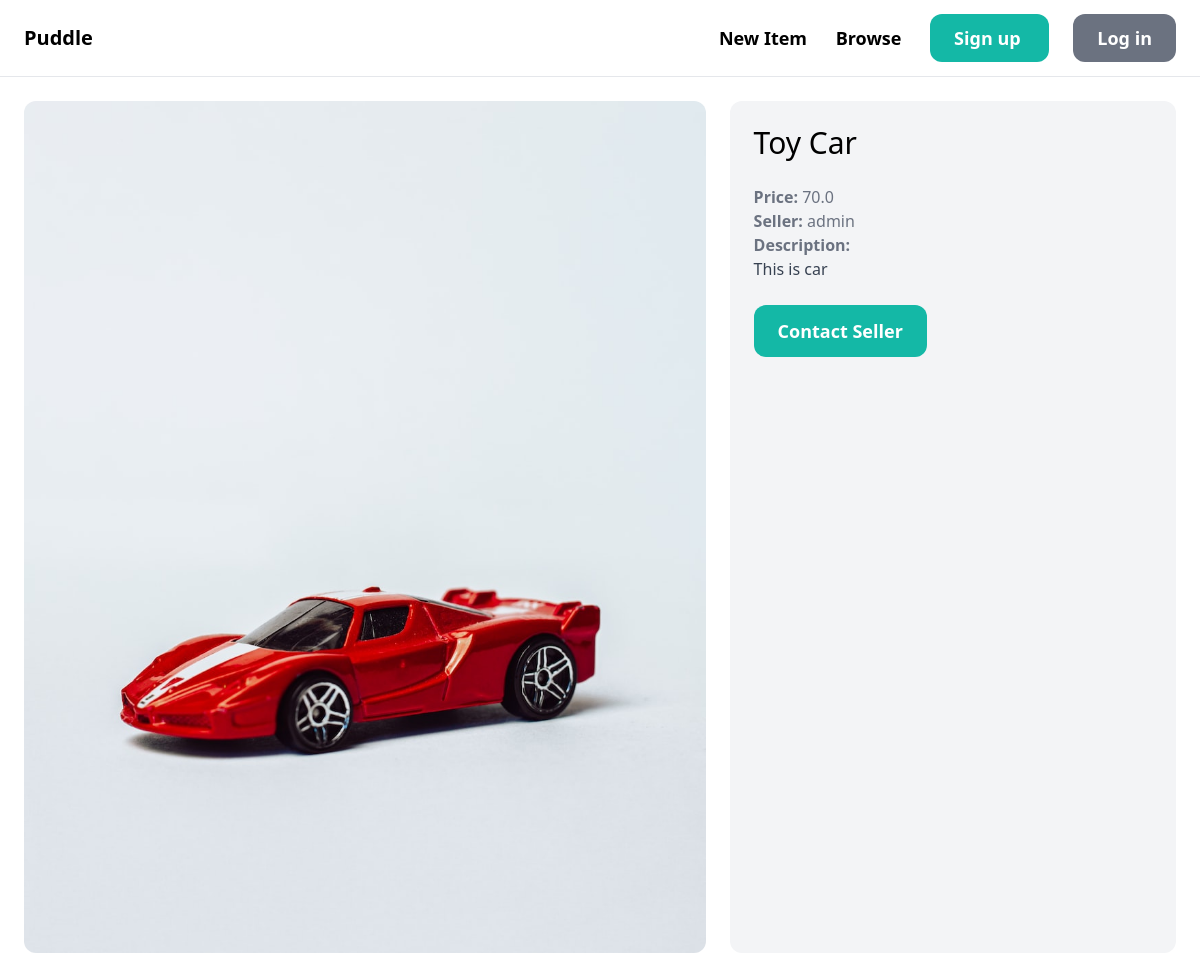
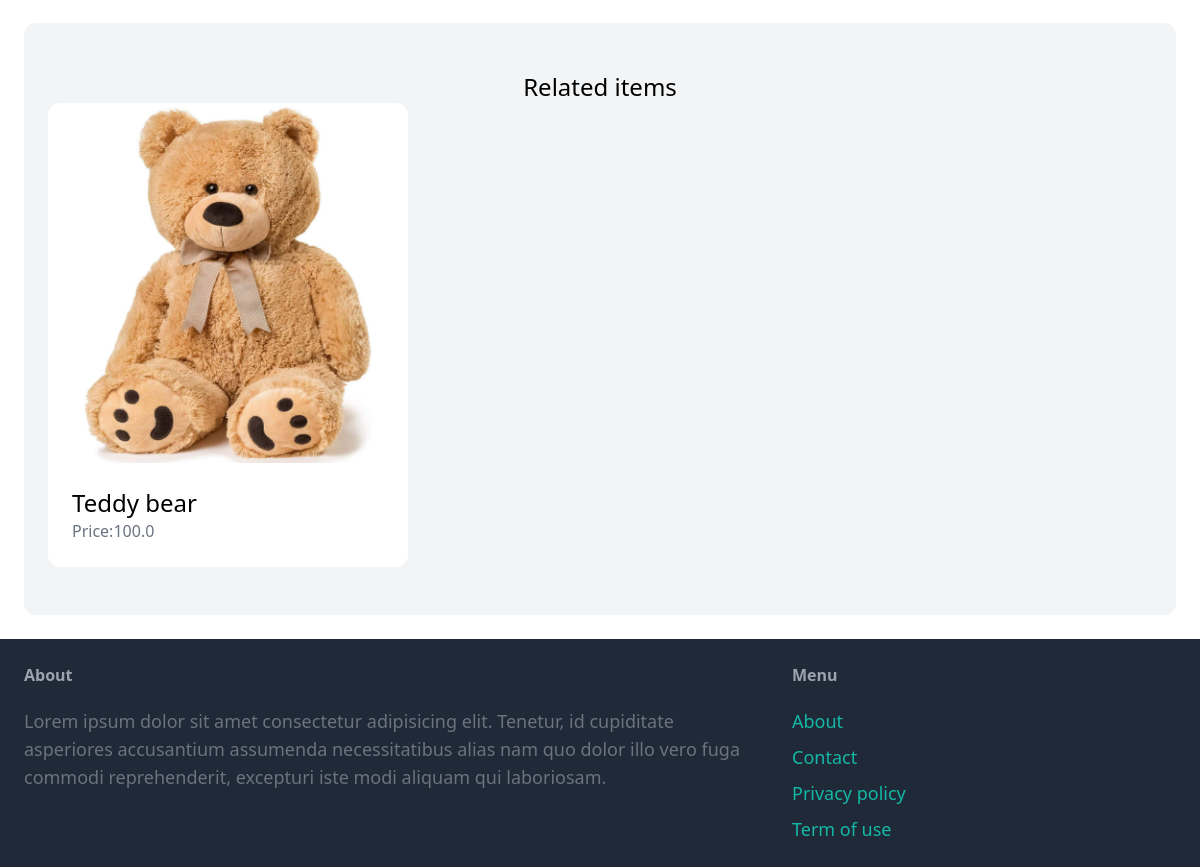
Screenshot of /items/3/ with the database file from the repository (2 pictures, top to bottom).
### item/models.py (models this page shows, shortened)
class Item(models.Model):
    category = models.ForeignKey(
        Catagory, related_name='items', on_delete=models.CASCADE)
    name = models.CharField(max_length=255)
    description = models.TextField(blank=True, null=True)
    price = models.FloatField()
    image = models.ImageField(upload_to='item_images', blank=True, null=True)
    is_sold = models.BooleanField(default=False)
    created_by = models.ForeignKey(
        User, related_name='items', on_delete=models.CASCADE)
    created_at = models.DateTimeField(auto_now=True)

### item/views.py (the view)
# urls.py: path('<int:pk>/', views.detail, name='detail'),
def detail(request, pk):
    item = get_object_or_404(Item, pk=pk)
    related_items = Item.objects.filter(
        category=item.category, is_sold=False).exclude(pk=pk)[0:3]
    return render(request, 'item/detail.html', {
        'item': item,
        'related_items': related_items,
    })

### item/templates/item/detail.html
{% extends 'core/base.html' %} {% block title %} {{item.name}} {% endblock %}
{% block content %}
<div class="grid grid-cols-5 gap-6">
  <div class="col-span-3">
    <img src="{{item.image.url}}" alt="" class="rounded-xl" />
  </div>
  <div class="col-span-2 p-6 bg-gray-100 rounded-xl">
    <h1 class="mb-6 text-3xl">{{item.name}}</h1>
    <p class="text-gray-500"><strong>Price: </strong>{{item.price}}</p>
    <p class="text-gray-500">
      <strong>Seller: </strong>{{item.created_by.username}}
    </p>
    {% if item.description %}
    <p class="text-gray-700">
      <strong class="text-gray-500">Description: </strong
      ><br />{{item.description}}
    </p>
    {% endif %}
    <a
      href="#"
      class="inline-block mt-6 px-6 py-3 text-lg font-semibold bg-teal-500 text-white rounded-xl hover:bg-teal-700"
    >
      Contact Seller
    </a>
  </div>
</div>
<div class="mt-6 px-6 py-12 bg-gray-100 rounded-xl">
  <h2 class="mb-13 text-2xl text-center">Related items</h2>
  <div class="grid grid-cols-3 gap-3">
    {% for item in related_items %}
    <div>
      <a href="{% url 'item:detail'  item.id %}">
        <div>
          <img src="{{item.image.url}}" alt="" class="rounded-t-xl" />
        </div>
        <div class="p-6 bg-white rounded-b-xl">
          <h2 class="text-2xl">{{item.name}}</h2>
          <p class="text-gray-500">Price:{{item.price}}</p>
        </div>
      </a>
    </div>
    {% endfor %}
  </div>
</div>
{% endblock %}

### rows the page displays
Item: image (picture), name "Toy Car", price "70.0", created_by.username "admin", description "This is car"
Item: image (picture), name "Teddy bear", price "100.0"
